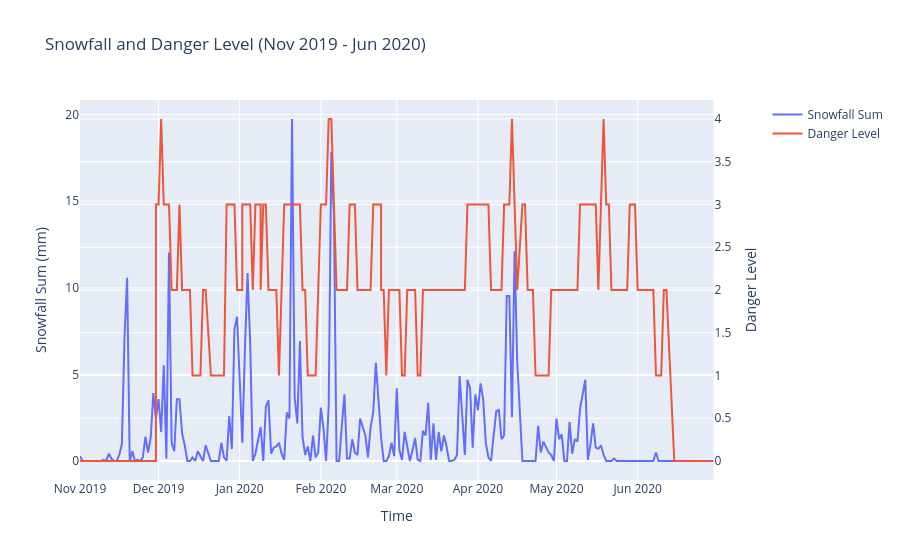

This figure's notebook cell:
### Code cell
import plotly.graph_objects as go
from plotly.subplots import make_subplots

# Filter the dataframe for the desired time period
start_date = pd.to_datetime('2019-11-01')
end_date = pd.to_datetime('2020-06-30')
filtered_df = df_trollheimen[(df_trollheimen['time'] >= start_date) & (df_trollheimen['time'] <= end_date)]

# Create subplots with two y-axes
fig = make_subplots(specs=[[{"secondary_y": True}]])

# Add traces for snowfall_sum and DangerLevel
fig.add_trace(go.Scatter(x=filtered_df['time'], y=filtered_df['snowfall_sum'], name='Snowfall Sum'),
              secondary_y=False)
fig.add_trace(go.Scatter(x=filtered_df['time'], y=filtered_df['DangerLevel'], name='Danger Level'),
              secondary_y=True)

# Set x-axis label
fig.update_xaxes(title_text='Time')

# Set y-axis labels
fig.update_yaxes(title_text='Snowfall Sum (mm)', secondary_y=False)
fig.update_yaxes(title_text='Danger Level', secondary_y=True)

# Set chart title
fig.update_layout(title='Snowfall and Danger Level (Nov 2019 - Jun 2020)')

# Show the plot
fig.show()

### Figure 1 — Plotly figure (JSON) as saved in the notebook; plotly's stock layout.template omitted (floating-point values rounded to 4 significant figures; data arrays with more than 128 entries replaced by an {"elided": "..."} marker saying what was removed)
{"data": [{"name": "Snowfall Sum", "type": "scatter", "x": {"elided": "243 str values"}, "xaxis": "x", "y": {"elided": "243 float values"}, "yaxis": "y"}, {"name": "Danger Level", "type": "scatter", "x": {"elided": "243 str values"}, "xaxis": "x", "y": {"elided": "243 int values"}, "yaxis": "y2"}], "layout": {"title": {"text": "Snowfall and Danger Level (Nov 2019 - Jun 2020)"}, "xaxis": {"anchor": "y", "domain": [0, 0.94], "title": {"text": "Time"}}, "yaxis": {"anchor": "x", "domain": [0, 1], "title": {"text": "Snowfall Sum (mm)"}}, "yaxis2": {"anchor": "x", "overlaying": "y", "side": "right", "title": {"text": "Danger Level"}}}}
